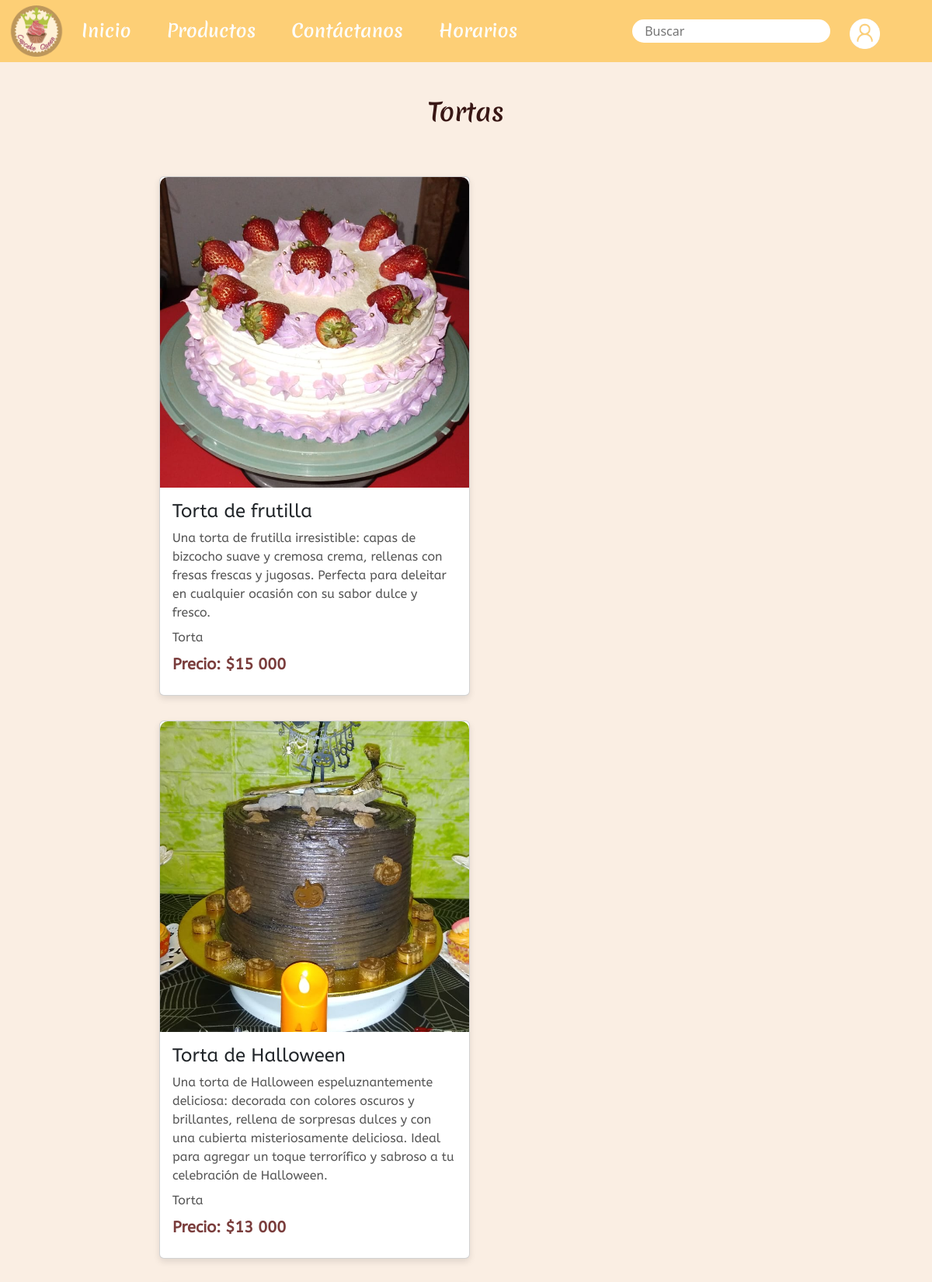
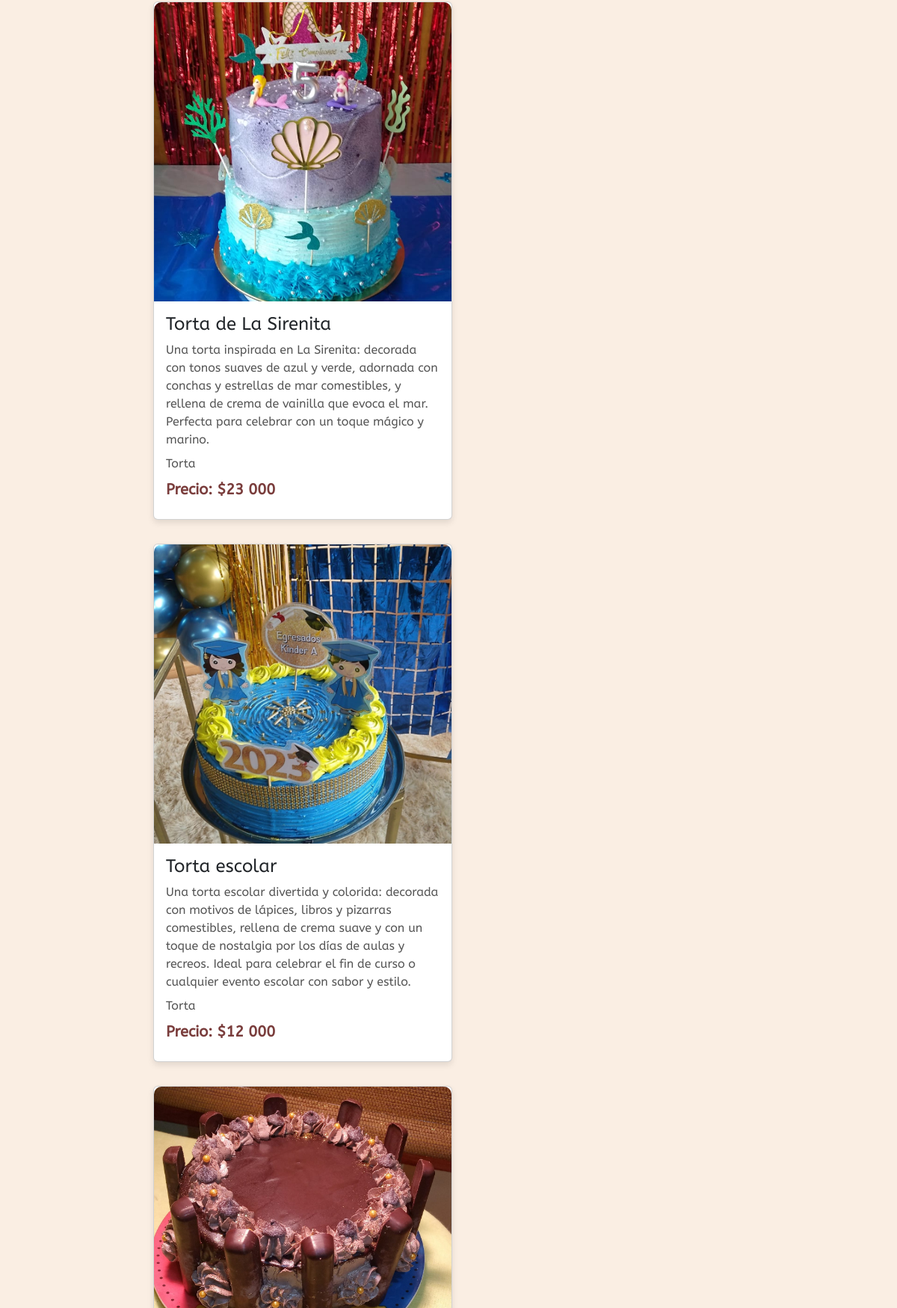
The page /tortas/ (upper part) on the database its author committed (2 pictures, top to bottom).
### pagina/models.py (models this page shows, shortened)
class Producto(models.Model):
    nombre = models.CharField(max_length=100)
    categoria = models.ForeignKey(Categoria, on_delete=models.CASCADE, default=1)
    descripcion = models.TextField()
    precio = models.IntegerField()
    imagen = models.ImageField(upload_to='productos/')

class Categoria(models.Model):
    nombre = models.CharField(max_length=100, unique=True)
    descripcion = models.TextField(blank=True, null=True)
    def __str__(self):
        return self.nombre

### pagina/views.py (the view)
# urls.py: path('tortas/', views.tortas, name='tortas'),
def tortas(request):
    categoria_torta = Categoria.objects.get(nombre="Torta")
    productos = Producto.objects.filter(categoria=categoria_torta)
    return render(request, 'tortas.html', {'productos': productos})

### pagina/templates/tortas.html (shortened to what this page needs)
{% extends "base.html" %}
{% load static %}
{% block content %}
{% load humanize %}
<section class="producto" id="producto">
    <div class="main-text">
        <h2>Tortas</h2>
    </div>
    <div class="menu-content">
        {% for producto in productos %}
        <div class="card">
            <img src="{{ producto.imagen.url }}" alt="{{ producto.nombre }}">
            <div class="card-content">
                <h3>{{ producto.nombre }}</h3>
                <p>{{ producto.descripcion }}</p>
                <p>{{ producto.categoria}}</p>
                <p class="price">Precio: ${{ producto.precio|intcomma }}</p>
            </div>
        </div>
        {% endfor %}
    </div>
</section>
{% endblock %}

### static/css/style.css (style rules this page uses)
.main-text h2 { color: #381715; font-family: 'Merienda', cursive; margin-bottom: 40px; text-align: center; font-size: 32px; }
.menu-content { display: grid; grid-template-columns: repeat(auto-fit, minmax(400px, 1fr)); gap: 2rem; align-items: center; justify-content: center; margin-top: 4rem; margin-left: 85px; margin-right: 85px; margin-bottom: 35px; }
.card { background-color: #ffffff; box-shadow: 0 4px 8px rgba(0, 0, 0, 0.1); border-radius: 10px; overflow: hidden; transition: transform 0.3s ease; width: 100%; max-width: 400px; }
.card img { width: 100%; height: 400px; object-fit: cover; border-radius: 10px 10px 0 0; }
.card-content { padding: 1rem; font-family: ABeezee; }
.card-content h3 { font-size: 1.5rem; margin-bottom: 0.5rem; }
.card-content p { font-size: 1rem; color: #555555; margin-bottom: 0.5rem; }
.card-content .price { color: #7a3d3c; font-size: 1.25rem; font-weight: bold; }
section { padding: 45px 10% 20px; }
.fondo-index { background-color: #faeee3; background-blend-mode: lighten; height: 100%; width: 100%; z-index: -5; position: relative; }
* { padding: 0; margin: 0; box-sizing: border-box; }
body { display: flex; flex-direction: column; min-height: 100vh; }

### rows shown on the page
Producto: imagen (picture), nombre "Torta de frutilla", descripcion "Una torta de frutilla irresistible: capas de bizcocho suave y cremosa crema, rellenas con fresas frescas y jugosas. Perfecta para deleitar en cualquier ocasión con su sabor dulce y fresco.", categoria "Torta", precio "15 000"
Producto: imagen (picture), nombre "Torta de Halloween", descripcion "Una torta de Halloween espeluznantemente deliciosa: decorada con colores oscuros y brillantes, rellena de sorpresas dulces y con una cubierta misteriosamente deliciosa. Ideal para agregar un toque terrorífico y sabroso a tu celebración de Halloween.", categoria "Torta", precio "13 000"
Producto: imagen (picture), nombre "Torta de La Sirenita", descripcion "Una torta inspirada en La Sirenita: decorada con tonos suaves de azul y verde, adornada con conchas y estrellas de mar comestibles, y rellena de crema de vainilla que evoca el mar. Perfecta para celebrar con un toque mágico y marino.", categoria "Torta", precio "23 000"
Producto: imagen (picture), nombre "Torta escolar", descripcion "Una torta escolar divertida y colorida: decorada con motivos de lápices, libros y pizarras comestibles, rellena de crema suave y con un toque de nostalgia por los días de aulas y recreos. Ideal para celebrar el fin de curso o cualquier evento escolar con sabor y estilo.", categoria "Torta", precio "12 000"
Producto: imagen (picture)
